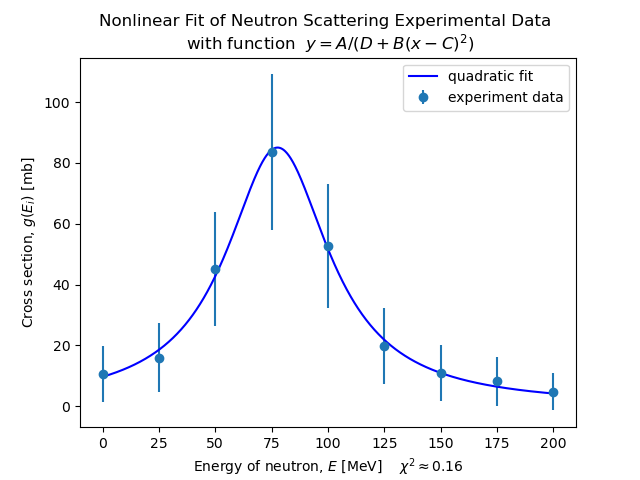

This figure's Python source:
""" Example of curve fitting using scipy.optimize package
    Performs chi squared fit of data insample.txt file to qudratic function
    
    Lev Kaplan 2019"""

# Nonlinfit.py: Langrange interpolation tabulated data
    
from pylab import *
from scipy.optimize import curve_fit   # chi squared fitting

def func(x,a,b,c,d):   # define functional form
    return a/(d+b*(x-c)**2)
    # return a + b*x + c*x*x

NMAX = 1000  # max number of input points

xin = zeros(NMAX)  # each is array of length NMAX, all elements set to zero
yin = zeros(NMAX)
sig = zeros(NMAX)

inputfile = open("lagrange.dat","r")  # read in the input x,y values
r = inputfile.readlines()  # read the whole file into list (one item per line)
inputfile.close()
        # input has the form: x0 y0 sig0
        #                     x1 y1 sig1
        #                     ...
# print(r)

m = 0
k = 2.8 # manually adjusted
for line in r:
    print(line)
    s = line.split() # split line and split into list of items(assume items separated by spaces)
    xin[m] = s[0] # first number in each line is the x value
    yin[m] = s[1]
    sig[m] = k*sqrt(yin[m]) # was sig[m] = s[2]
    m+=1         # m is total number of input data points
                 # will be stored in xin[0]..xin[n-1],yin[0]..yin[n-1]

init_abcd = [80,1,75,1]

popt,pcov = curve_fit(func, xin[0:m], yin[0:m], p0=init_abcd, sigma=sig[0:m])

print("best fit parameters a,b,c =", popt)

print("covariance matrix for the parameters a,b,c =\n",pcov)

print("uncertainties in parameters =",sqrt(diag(pcov)))

xvalues = linspace(0,200,1000)
yvalues = func(xvalues, popt[0], popt[1], popt[2], popt[3])

chi2=0
yfit = func(xin, popt[0], popt[1], popt[2], popt[3])
for i in range(0, m):
    sig2 = sig[i] * sig[i]
    chi2 += ((yin[i] - yfit[i])**2)/sig2

print('chi^2 = ', chi2)

errorbar(xin[0:m],yin[0:m],sig[0:m],fmt="o",label="experiment data")
plot(xvalues,yvalues,"b-",label="quadratic fit")
title('Nonlinear Fit of Neutron Scattering Experimental Data \n'+r' with function  $y = A / (D + B {(x-C)}^2 )$')
ylabel( 'Cross section, '+ r'$g(E_i)$ [mb]')
xlabel( 'Energy of neutron, $E$ [MeV]   ' + r' $\chi^2 \approx $' + str(round(chi2,2)))
legend(loc="upper right")
savefig('03_04_abcd.png')
show()
